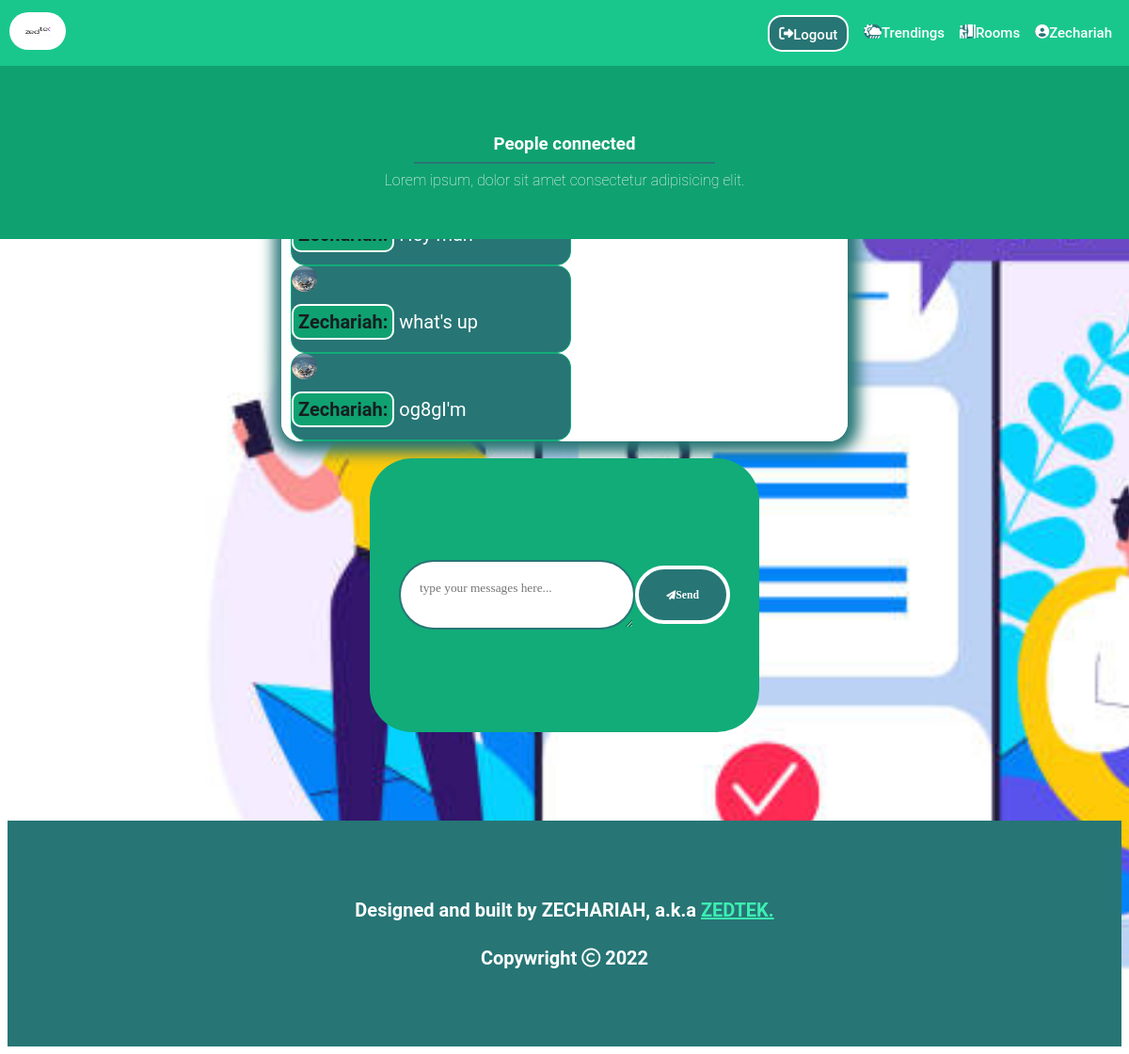
Before: /phil/ (signed in) with the older database file.
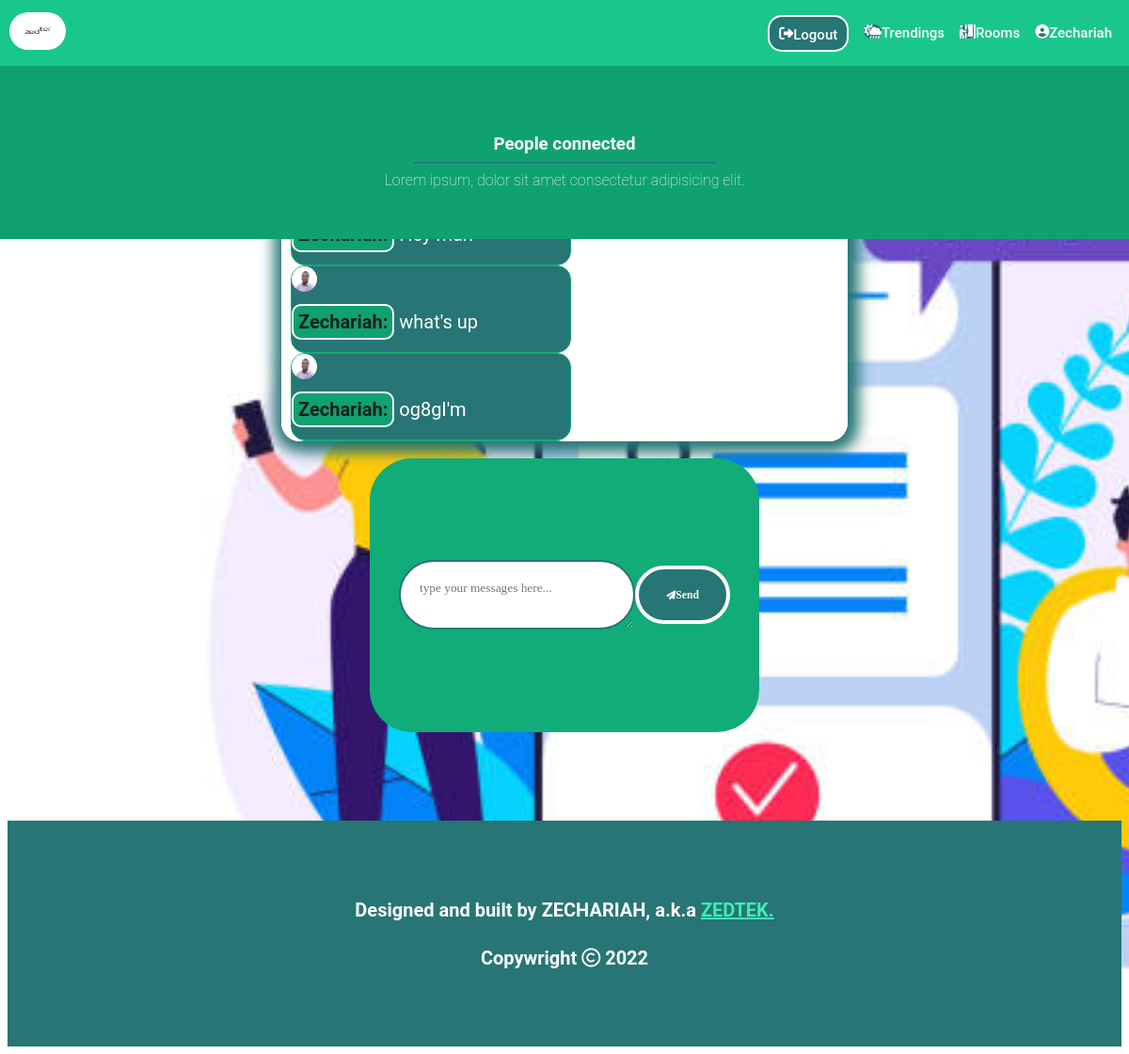
After: the same page with the newer database file.
### chatapp/models.py (models this page shows, shortened)
class Messages(models.Model):
    room_messages=models.CharField(max_length=50000000000000)
    sender=models.ForeignKey(User, on_delete=models.CASCADE)

class UserProfile(models.Model):
    user= models.OneToOneField(User, on_delete=models.CASCADE)
    image= models.ImageField( default='default.jpg', upload_to='profile_pics/', blank=True)

### chatapp/views.py (the view)
# urls.py: path('phil/', views.philosophy, name='philosophy'),
@login_required(login_url='/chat/')
def philosophy(request):
    user= request.user
    if user.messages_set.all():
        msgs= Messages.objects.all()
        return render(request, 'philosophy.html', {'user':user, 'msgs': msgs})
    return render(request, 'philosophy.html', {'user':user})

### chatapp/templates/frontend/Philosophy.html
{%extends 'base_room.html'%}

### chatapp/templates/frontend/base_room.html (shortened to what this page needs)
<!DOCTYPE html>
<html lang="en">
<head>
    <link rel="stylesheet" href="../../static/frontend/css/base_room.css" type='text/css'>
    <link rel="stylesheet" href="../../static/frontend/css/base.css" type='text/css'>
</head>
<body class="room-body">
    <header class="header">
        <a href=''><img src="../../static/frontend/img/ZEDTEK.png" alt="logo" class='logo' style='height:40px; width:60px; border-radius:20px; background-color: white;'></a>
        <nav class='nav'>
            <ul class='nav-itemz'>
                <li><a href="/logout/" class='logout'><i class="fas fa-sign-out-alt" style="background-color: rgb(39, 117, 117);height:15%;border-radius: 10px;"></i>Logout</a></li>
                <li><a href="/chat/trend/"><i class="fas fa-cloud-sun-rain" style="background-color: rgb(39, 117, 117);height:15%;border-radius: 10px;"></i>  Trendings</a></li>
                <li><a href="/chat/rooms"><i class="fas fa-person-booth" style="background-color: rgb(39, 117, 117);height:15%;border-radius: 10px;"></i>  Rooms</a></li>
                <li><a href="/chat/profile"><i class="fas fa-user-circle" style="background-color: rgb(39, 117, 117);height:15%;border-radius: 10px;"></i>{{user}}</a></li>
            </ul>
        </nav>
    </header>
    <div class="connected-ones">
        <h3 id="people">People connected</h3>
        <hr style='width:20em;height:2px; background-color:rgb(39, 117, 117); border:none;margin-top:-10px;'>
        <div class="list">
            Lorem ipsum, dolor sit amet consectetur adipisicing elit.
        </div>
    </div>
    <div class="body-items">
        <div class="chat-cont">
            {%block messages%}
            <em class="prev-msg" style="color:rgb(133, 130, 127); font-weight: lighter;font-size:10px; margin:auto;margin-bottom:opx;">previous messages</em>
            {%for message in msgs%}
            {%if message.room_messages != ''%}
            <div class="img-msg">
                <img src="{{message.sender.userprofile.image.url}}" id="chat-pic" alt="">
                <p id="response" onopen=""><b class="u-name">{{message.sender}}:</b> {{message.room_messages}}</p>
            </div>
            {%endif%}
            {%endfor%}
            {%endblock%}
        </div><br>
        <div class="input-cont">
            <textarea class="msg-box" name='msg-box' value='' placeholder="type your messages here..." rows=10 cols="10" oninput="checkTyping()"></textarea>
            <div class="btn-icon" onclick='sendText()' onkeyup="keyEvent()">
                <i class="fas fa-paper-plane"></i><h3 id="send-txt">Send</h3>
            </div>
        </div>
    </div>
</body>
<footer class="footer">
    <div class="foot-container">
        <h1 id="by">Designed and built by ZECHARIAH, a.k.a <span id="alias"><a href="https://github.com/zedtek-me"> ZEDTEK.</a></span> </h1>
        <h1 id="copywright">Copywright <i class="far fa-copyright"></i> 2022</h1>
    </div>
</footer>
</html>

Changed rows visible on the page:
changed through a linked row, Messages "what's up": sender.userprofile.image: a different picture
changed through a linked row, Messages "og8gI'm": sender.userprofile.image: a different picture
